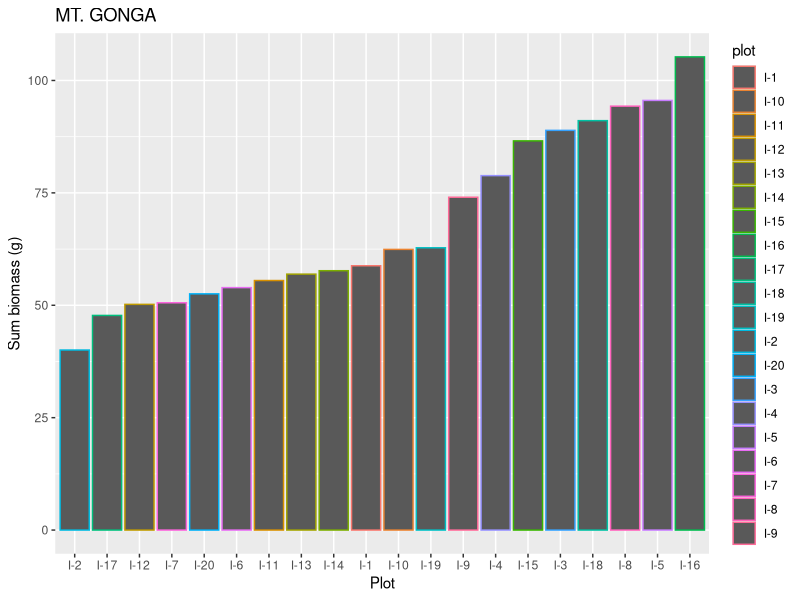

Write the R code that produced this figure.


library(readxl)
library(tidyverse)
library(ggplot2)

#import data
biomass2015 <- read_excel("biomass2015.xls")
head(biomass2015)


# exclude irrelevant columns
biomass_clean <- biomass2015 %>%
  
  #selecting only relevant columns
  select(plot, production) %>%
  
  #excluding NA values
  filter(!is.na(production)) %>%
  
  #grouping by plot
  group_by(plot) %>%
  
  #getting sum by plot
  summarise(biomass_sum = sum(production))

view(biomass_clean)

biomass_clean$plot <- as.factor(biomass_clean$plot)


biomass_barplot <- (ggplot(biomass_clean,
                          aes(reorder(plot, biomass_sum), biomass_sum, colour = plot)) 
                    + geom_bar(stat = "identity")
                    + labs(title = "MT. GONGA", x = "Plot", y = "Sum biomass (g)"))

biomass_barplot
